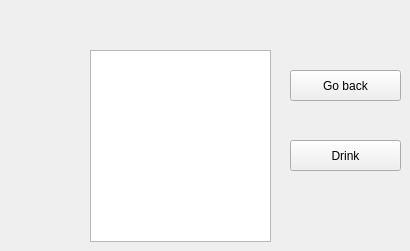
          <widget class="QWidget" name="p2_potions">
           <property name="styleSheet">
            <string notr="true">QWidget#p2_potions{border-image: url(:/Images/Images/Background/parchemin.png);}</string>
           </property>
           <widget class="QListWidget" name="list_potionsMine">
            <property name="geometry">
             <rect>
              <x>90</x>
              <y>50</y>
              <width>181</width>
              <height>192</height>
             </rect>
            </property>
            <property name="styleSheet">
             <string notr="true">font: 15pt &quot;Algerian&quot;;
color: rgb(0, 0, 0);</string>
            </property>
           </widget>
           <widget class="QPushButton" name="btn_drinkMine">
            <property name="enabled">
             <bool>true</bool>
            </property>
            <property name="geometry">
             <rect>
              <x>290</x>
              <y>140</y>
              <width>111</width>
              <height>31</height>
             </rect>
            </property>
            <property name="acceptDrops">
             <bool>false</bool>
            </property>
            <property name="styleSheet">
             <string notr="true">QPushButton:!hover{
	border-image: url(:/Images/Images/Void.png);
	font: 12pt &quot;Algerian&quot;;
	color: rgb(0, 0, 0);
}
QPushButton:hover{
	border-image: url(:/Images/Images/Void.png);
	color: rgb(91, 0, 0);
}</string>
            </property>
            <property name="text">
             <string>Drink</string>
            </property>
           </widget>
           <widget class="QPushButton" name="btn_goBack">
            <property name="enabled">
             <bool>true</bool>
            </property>
            <property name="geometry">
             <rect>
              <x>290</x>
              <y>70</y>
              <width>111</width>
              <height>31</height>
             </rect>
            </property>
            <property name="acceptDrops">
             <bool>false</bool>
            </property>
            <property name="styleSheet">
             <string notr="true">QPushButton:!hover{
	border-image: url(:/Images/Images/Void.png);
	font: 12pt &quot;Algerian&quot;;
	color: rgb(0, 0, 0);
}
QPushButton:hover{
	border-image: url(:/Images/Images/Void.png);
	color: rgb(91, 0, 0);
}</string>
            </property>
            <property name="text">
             <string>Go back</string>
            </property>
           </widget>
          </widget>
